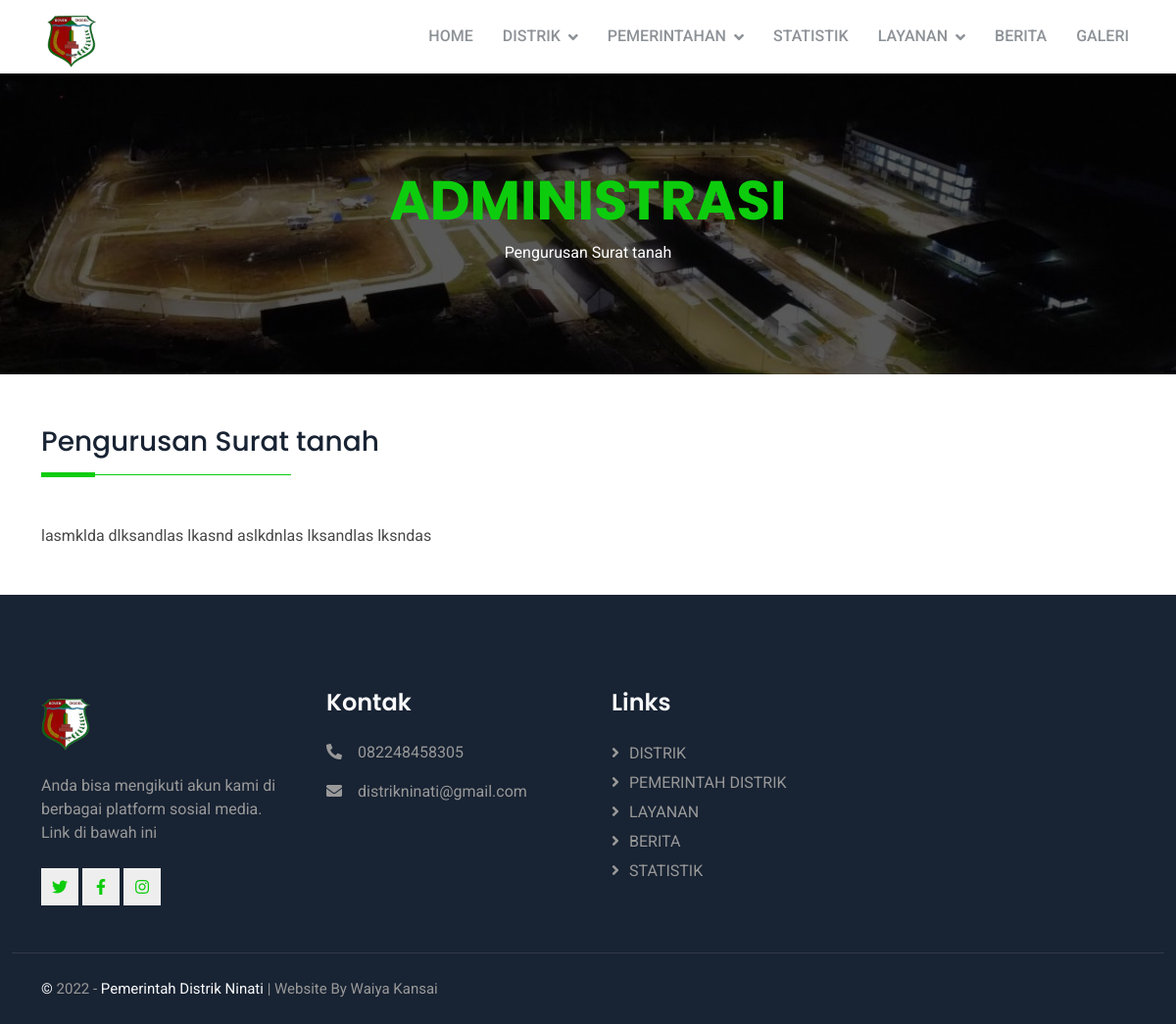
The page /administrasi/pengurusan-surat-tanah/ on the database its author committed.
### administrasi/models.py (models this page shows, shortened)
class Administrasi(models.Model):
    nama_layanan = models.CharField(max_length=100)
    persyaratan = RichTextField(blank=True, null=True)
    slug = models.SlugField(blank=True,editable=False)
    def __str__(self):
        return f"{self.nama_layanan}"

### administrasi/views.py (the view)
# urls.py: path('<str:slug>/',views.detail_administrasi, name='detail'),
def detail_administrasi(request, slug):
    administrasi = Administrasi.objects.filter(slug=slug)
    subtitle = administrasi.get(slug=slug)
    context = {
        'title' : 'Administrasi',
        'administrasi': administrasi,
        'subtitle': subtitle
    }
    return render(request, 'administrasi/detail_administrasi.html', context)

### templates/administrasi/detail_administrasi.html
{% extends '../subbase.html' %}
{% block content %}
   <div class="container">
    {% for administrasi in administrasi %}
    <div class="three">
        <h1>{{administrasi.nama_layanan}}</h1>
    </div>
    <div class="isi">
        {{administrasi.persyaratan|safe}}
    </div>
    {% endfor %}
   </div>
{% endblock content %}

### templates/subbase.html (shortened to what this page needs)
{% load static %}
<!DOCTYPE html>
<html lang="en">
<head>
    <link
      href="https://cdnjs.cloudflare.com/ajax/libs/font-awesome/5.10.0/css/all.min.css"
      rel="stylesheet"
    />
    <link
      href="https://cdn.jsdelivr.net/npm/bootstrap-icons@1.4.1/font/bootstrap-icons.css"
      rel="stylesheet"
    />
    <link href="{% static 'lib/animate/animate.min.css' %}" rel="stylesheet" />
    <link href="{% static 'lib/owlcarousel/assets/owl.carousel.min.css' %}" rel="stylesheet" />
    <link href="{% static 'css/bootstrap.min.css' %}" rel="stylesheet" />
    <link href="{% static 'css/style.css' %}" rel="stylesheet" />
</head>
    <body>
        {% include 'navbar.html' %}
    <div
    class="container-fluid page-header py-5 mb-5 wow fadeIn"
    data-wow-delay="0.1s"
  >
    <div class="container text-center py-5">
      <h1 class="display-4 title-on-sub animated slideInDown mb-2">
        {{title | upper}}
      </h1>
       <p class="subtitle">{{ subtitle }}</p>
    </div>
  </div>
        {% block content %}
        {% endblock content %}
     {% include 'footer.html' %}
    </body>
</html>

### static/css/style.css (style rules this page uses)
:root { --primary: #0dcc0d; --secondary: #8D9297; --light: #F8F9FA; --dark: #182333; }
.three h1 { font-size: 28px; font-weight: 500; letter-spacing: 0; line-height: 1.5em; padding-bottom: 15px; position: relative; margin-bottom: 3rem; }
.three h1:before { content: ""; position: absolute; left: 0; bottom: 0; height: 5px; width: 55px; background-color: var(--primary); }
.three h1:after { content: ""; position: absolute; left: 0; bottom: 2px; height: 1px; width: 95%; max-width: 255px; background-color: var(--primary); }
.page-header { background: linear-gradient(rgba(0, 0, 0, .65), rgba(0, 0, 0, .65)), url(../img/hero-2.jpeg) center center no-repeat; background-size: cover; }
.subtitle { color: #FFFFFF; }
.title-on-sub { color: var(--primary); }
.isi { color: #484848; }

### rows shown on the page
Administrasi: nama_layanan "Pengurusan Surat tanah", persyaratan "lasmklda dlksandlas lkasnd aslkdnlas lksandlas lksndas"

### other values the page prints
{{ title | upper }} "ADMINISTRASI"
